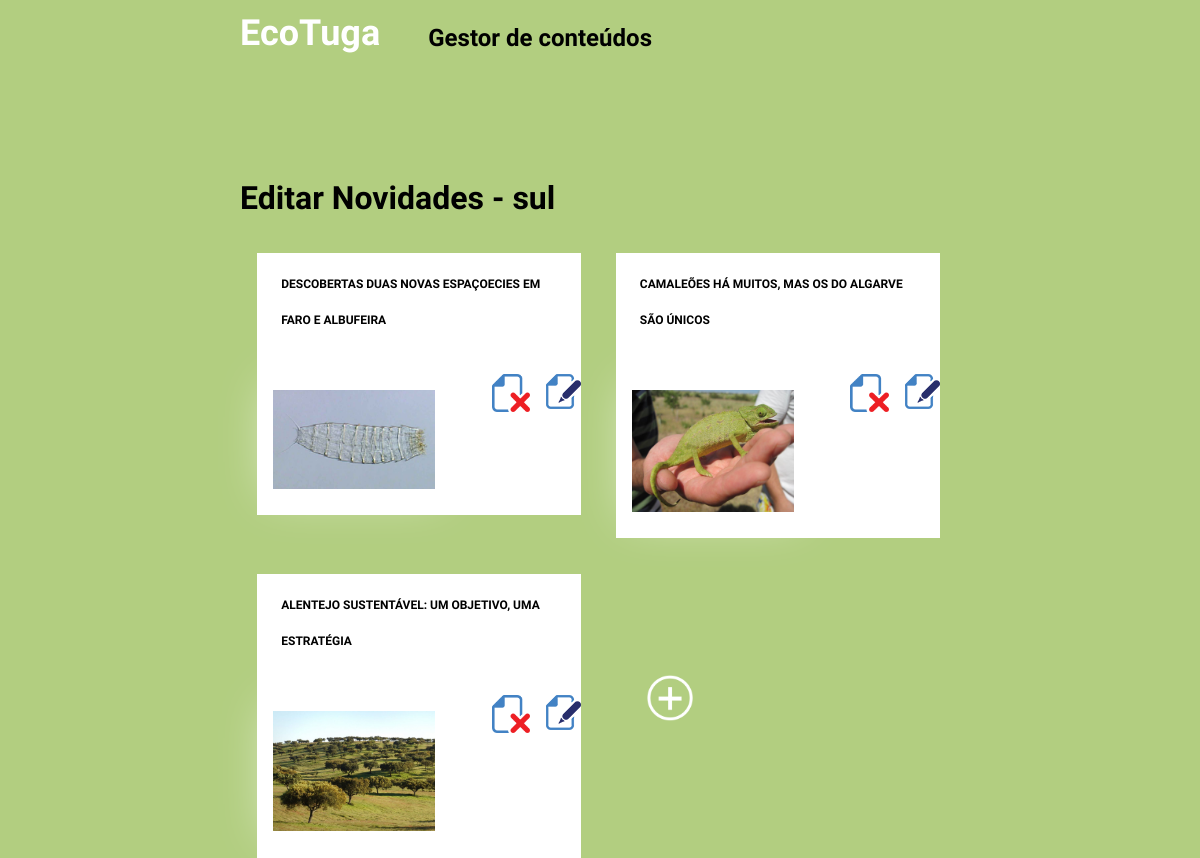
Page /admin/sul.php on the committed database.
### tables this page shows
CREATE TABLE IF NOT EXISTS `sul` (
  `id` int(11) NOT NULL AUTO_INCREMENT,
  `lugar` text NOT NULL,
  `titulo` text NOT NULL,
  `descricao` text NOT NULL,
  `texto` text NOT NULL,
  `imagem` text NOT NULL,
  `outro` text NOT NULL,
  PRIMARY KEY (`id`)
);

### admin/sul.php (the view, shortened to what this page needs)
<?php
  $ligacao = mysqli_connect('localhost','root','','ecotuga_dados');
  mysqli_set_charset($ligacao,'utf8');
  $consulta = mysqli_query($ligacao, "SELECT * FROM sul ORDER BY id");
$sul = array();
while($linha = mysqli_fetch_assoc($consulta)){
  $sul[] = $linha;
};
?>
<!DOCTYPE html>
<html>
<head>
    <link rel="stylesheet" type="text/css" href="css/style.css" >
</head>
<body>
<header id="top">
      <nav id="menu">
            <div class="contentor">
            <a href="index.php"><h1 class="left" id="logo">EcoTuga</h1></a>
            <h2 class="left" id="logo">Gestor de conteúdos</h2>
            </div>
      </nav>
</header>
<div class="contentor">
      <div class="lista">
      <br/>
            <h1>Editar Novidades - sul</h1>
            <?php for($i=0;$i<count($sul);$i++){ ?>
            <div class="item">
                <div class="lista-index">
                      <h3>
                        <?php echo $sul[$i]['titulo']; ?>
                      </h3>
                  <div class="icones">
                  <a href=" sul_editar.php?id=<?php echo $sul[$i]['id']; ?>" class="botao_editar">
                      <img title="Editar" class="right" src="img/edit.png">
                    </a>
                    <a href="sul.php?id_apagar=<?php echo $sul[$i]['id']; ?>" title="Apagar" class="delete"><img class="delete-icon" src="img/delete.png"></img></a>
              </div>
                    <div class="lista-img">
                        <img src="../img/<?php echo $sul[$i]['imagem']; ?>"></img>
                    </div>
                </div>
            </div>
            <?php } ?>
  <img src="../img/botao-mais.png" id="adicionar_artigo"></img>
      </div>
</div>
</body>
</html>

### admin/css/style.css (style rules this page uses)
* { box-sizing:border-box; }
body { margin:0; font-family: 'Exo', sans-serif; background-color:#B2CE80; }
a { text-decoration:none;color:inherit; }
h1 { margin:0; }
h3 { margin:0; margin-left: 2vw; font-size:1vw; text-transform: uppercase; display: block; width: 86%; height: 9vw; }
.left { float: left; }
.right { float: right; }
.contentor { width: 60%; margin: 0 auto; }
#top { position: fixed; display: block; z-index: 10; top: 0; }
#menu { background-color: #B2CE80; position: fixed; display: block; width: 100%; }
#menu h1 { margin: 1vw 0 1vw 0; font-size: 3vw; color:#FFF; }
#menu h2 { margin:1em 1em 1em 2em; color: #000; }
.contentor { max-width:80%; margin:0 auto; }
.item { display: table; width: 45%; background-color:#fff; margin: 5% 2.4% 0 2.4%; float: left; box-sizing: border-box; height: 100%; max-height: 50%; }
.lista { margin-top: 10em; }
.lista-img img { width:50%; margin:5%; box-shadow: 0 0 2em 0.2em rgba(255, 255, 255, 0.6); }
.lista-index { float:left; width:100%; margin-top: 4%; line-height: 1.5em; font-size: 2vw; }
.delete { float: right; width:11.8%; margin-right: 5%; }
.delete-icon { width: 100%; margin: 0; }
#adicionar_artigo { width: 15%; float:left; display: block; margin: 18% 2.4% 18% 2.4%; padding:0.5em 2em 0.5em 2em ; cursor: pointer; font-size: 1.3vw; box-sizing: border-box; }

### rows in the picture
sul: titulo "DESCOBERTAS DUAS NOVAS ESPAÇOECIES EM FARO E ALBUFEIRA", imagem (picture)
sul: titulo "CAMALEÕES HÁ MUITOS, MAS OS DO ALGARVE SÃO ÚNICOS", imagem (picture)
sul: titulo "ALENTEJO SUSTENTÁVEL: UM OBJETIVO, UMA ESTRATÉGIA", imagem (picture)
